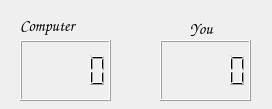
<?xml version="1.0" encoding="UTF-8"?>
<ui version="4.0">
 <class>Dialog</class>
 <widget class="QDialog" name="Dialog">
  <property name="geometry">
   <rect>
    <x>0</x>
    <y>0</y>
    <width>272</width>
    <height>109</height>
   </rect>
  </property>
  <property name="minimumSize">
   <size>
    <width>272</width>
    <height>109</height>
   </size>
  </property>
  <property name="maximumSize">
   <size>
    <width>272</width>
    <height>109</height>
   </size>
  </property>
  <property name="windowTitle">
   <string>Dialog</string>
  </property>
  <widget class="QLabel" name="label">
   <property name="geometry">
    <rect>
     <x>20</x>
     <y>10</y>
     <width>111</width>
     <height>31</height>
    </rect>
   </property>
   <property name="font">
    <font>
     <family>Comic Sans MS</family>
     <pointsize>12</pointsize>
     <weight>50</weight>
     <bold>false</bold>
    </font>
   </property>
   <property name="text">
    <string>Computer</string>
   </property>
  </widget>
  <widget class="QLabel" name="label_2">
   <property name="geometry">
    <rect>
     <x>190</x>
     <y>20</y>
     <width>55</width>
     <height>16</height>
    </rect>
   </property>
   <property name="font">
    <font>
     <family>Comic Sans MS</family>
     <pointsize>12</pointsize>
    </font>
   </property>
   <property name="text">
    <string>You</string>
   </property>
  </widget>
  <widget class="QLCDNumber" name="compute_score">
   <property name="geometry">
    <rect>
     <x>20</x>
     <y>40</y>
     <width>91</width>
     <height>61</height>
    </rect>
   </property>
  </widget>
  <widget class="QLCDNumber" name="user_score">
   <property name="geometry">
    <rect>
     <x>160</x>
     <y>40</y>
     <width>91</width>
     <height>61</height>
    </rect>
   </property>
  </widget>
 </widget>
 <resources/>
 <connections/>
</ui>
